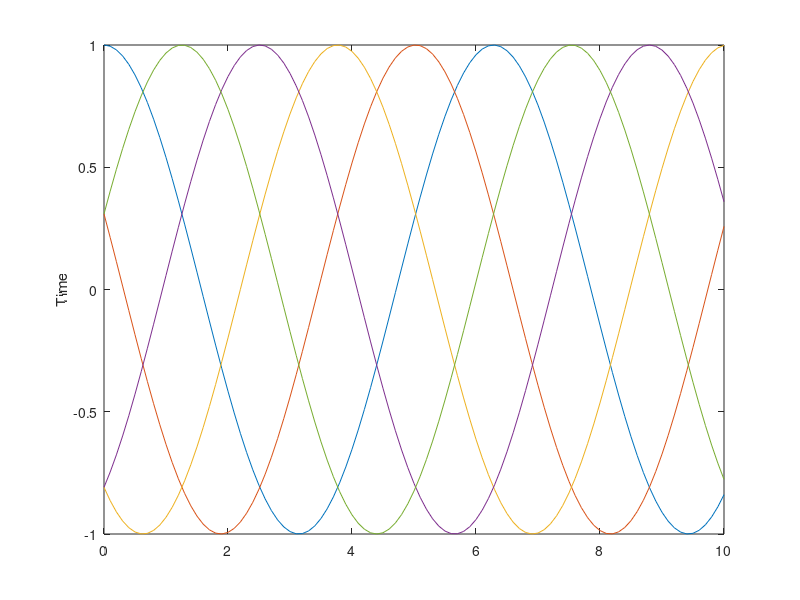

Here is the MATLAB script that generated this plot:
clear
close all

%% パラメータ
St = 0.1; % サンプリング時間
Ke = 100; % 繰返し回数
N = 5; % エージェント数

x = zeros(N,Ke+1); % 状態の初期化
t = zeros(1,Ke+1); % 時間の初期化


%% シミュレーション
for k = 1:Ke+1 % ステップ（時間）についての繰返し
    t(k) = St*(k-1); % 対応する時間
    
    x(:,k) = cos(t(k)+2*pi/N*[0:N-1]'); % 状態の更新 x(エージェント番号，ステップ)
    % 以下のような書き方もある
    % for i = 1:N % エージェントについての繰返し
    %    x(i,k) = cos(t(k)+2*pi*(i-1)/N); % 状態の更新 x(エージェント番号，ステップ)
    %
    % end
end

%% 結果の表示
figure(1); % 図番号

for i = 1:N        
    plot(t,x(i,:)); % エージェントiの状態のプロット
    hold on; % 描画を消さない

end
hold off;
ylabel('Time'); % y軸のラベル

% 図の保存
f = gcf;
exportgraphics(f,'multiagent_simulation_1d.jpg','Resolution',300);